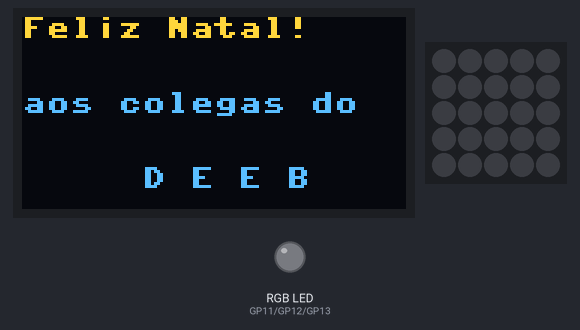
A program run on a simulated Raspberry Pi Pico running MicroPython. Shown: 128×64 one-colour display, 5×5 RGB LED matrix, an RGB LED mixed from three pins (HIGH = lit). Dim RGB values are drawn brighter than linear; the OLED is the two-colour kind (top 16 rows yellow); the 25 LEDs are laid out as on the BitDogLab board (LED 0 bottom right, every second row reversed). At 9.1 s the program stops and its outputs stay as they are.

Above: at 0.1 s.
At 4.1 s:
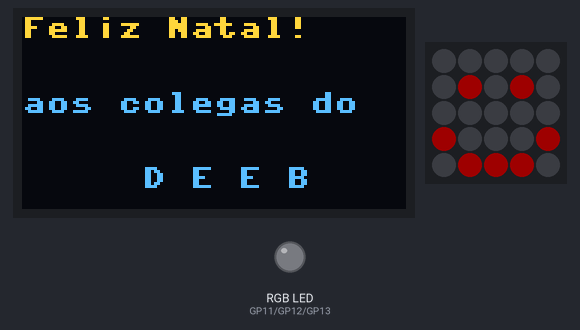

The program:

Menasagem_de_Natal_A2.py
```python
from machine import Pin, SoftI2C
from ssd1306 import SSD1306_I2C
from machine import Pin, PWM
import time


# Define os pinos dos Buzzers
buzzer1 = PWM(Pin(21))
buzzer2 = PWM(Pin(4))


# Conecte o LED RGB aos pinos GP13, GP12 e GP14
led_red = PWM(Pin(11))
led_green = PWM(Pin(12))
led_blue = PWM(Pin(13))

# Configuração OLED
i2c = SoftI2C(scl=Pin(15), sda=Pin(14))
oled = SSD1306_I2C(128, 64, i2c)

# Teste OLED
oled.fill(0)  # Limpar display
oled.text("Feliz Natal!", 0, 0)
oled.text("aos colegas do", 0, 25)
oled.text("     D E E B", 0, 50)
oled.show()

time.sleep(2)

#funcionando
import machine, neopixel
import time

np = neopixel.NeoPixel(machine.Pin(7), 25)

# definir cores para os LEDs
#RED = (255, 0, 0)
RED = (0, 0, 25)
GREEN = (0, 25, 0)
#BLUE = (0, 0, 255)
BLUE = (30, 0, 0)
YELLOW = (25, 25, 0)
MAGENTA = (255, 0, 255)
CYAN = (0, 255, 255)
WHITE = (255, 255, 255)
BLACK = (0, 0, 0)

# acender cada LED em uma cor diferente
np[5] = BLUE
np[6] = BLACK
np[7] = BLACK
np[8] = BLACK
np[9] = BLUE
np[0] = BLACK
np[1] = BLUE
np[2] = BLUE
np[3] = BLUE
np[4] = BLACK
np[10] = BLACK
np[11] = BLACK
np[12] = BLACK
np[13] = BLACK
np[14] = BLACK
np[15] = BLACK
np[16] = BLUE
np[17] = BLACK
np[18] = BLUE
np[19] = BLACK
np[20] = BLACK
np[21] = BLACK
np[22] = BLACK
np[23] = BLACK
np[24] = BLACK

np.write()

# aguardar 1 segundo
time.sleep(1)

# acender cada LED em uma cor diferente
np[5] = BLUE
np[6] = BLACK
np[7] = BLACK
np[8] = BLACK
np[9] = BLUE
np[0] = BLACK
np[1] = BLUE
np[2] = BLUE
np[3] = BLUE
np[4] = BLACK
np[10] = BLACK
np[11] = BLACK
np[12] = BLACK
np[13] = BLACK
np[14] = BLACK
np[15] = BLACK
np[16] = BLUE
np[17] = BLACK
np[18] = RED
np[19] = BLACK
np[20] = BLACK
np[21] = BLACK
np[22] = BLACK
np[23] = BLACK
np[24] = BLACK

np.write()

# aguardar 1 segundo
time.sleep(1)

# acender cada LED em uma cor diferente
np[5] = BLUE
np[6] = BLACK
np[7] = BLACK
np[8] = BLACK
np[9] = BLUE
np[0] = BLACK
np[1] = BLUE
np[2] = BLUE
np[3] = BLUE
np[4] = BLACK
np[10] = BLACK
np[11] = BLACK
np[12] = BLACK
np[13] = BLACK
np[14] = BLACK
np[15] = BLACK
np[16] = BLUE
np[17] = BLACK
np[18] = BLUE
np[19] = BLACK
np[20] = BLACK
np[21] = BLACK
np[22] = BLACK
np[23] = BLACK
np[24] = BLACK

np.write()

# aguardar 1 segundo
time.sleep(5)


# apagar todos os LEDs
for i in range(len(np)):
    np[i] = BLACK
np.write()
```

Measured:
- what the display in image 1 shows lasts 5.0 s, from 4.1 s to 9.1 s
